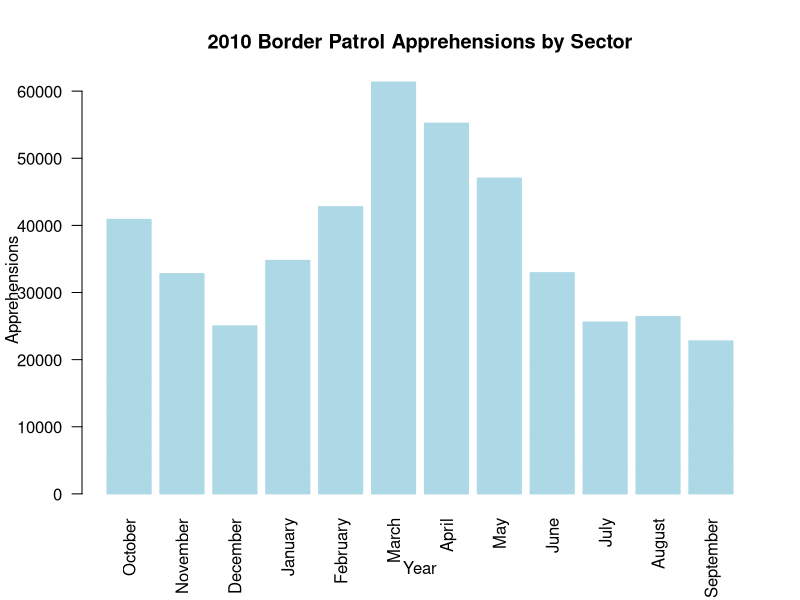
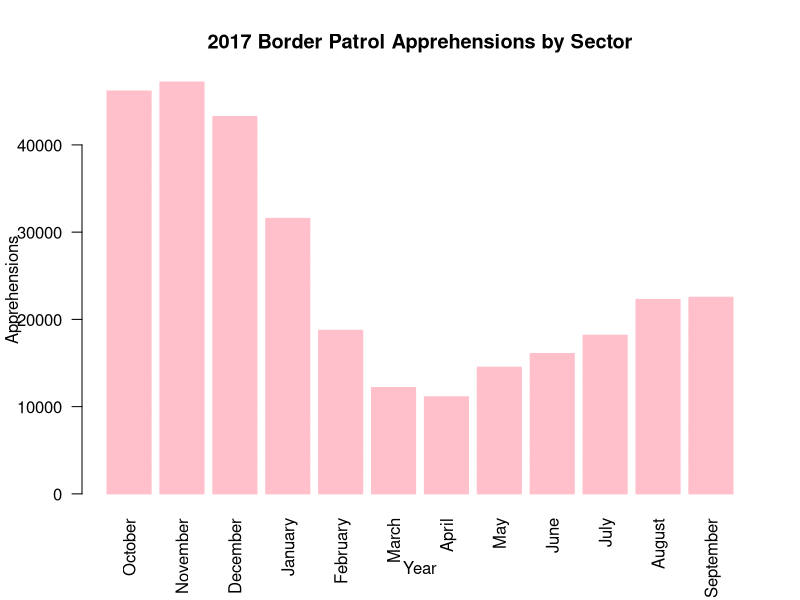
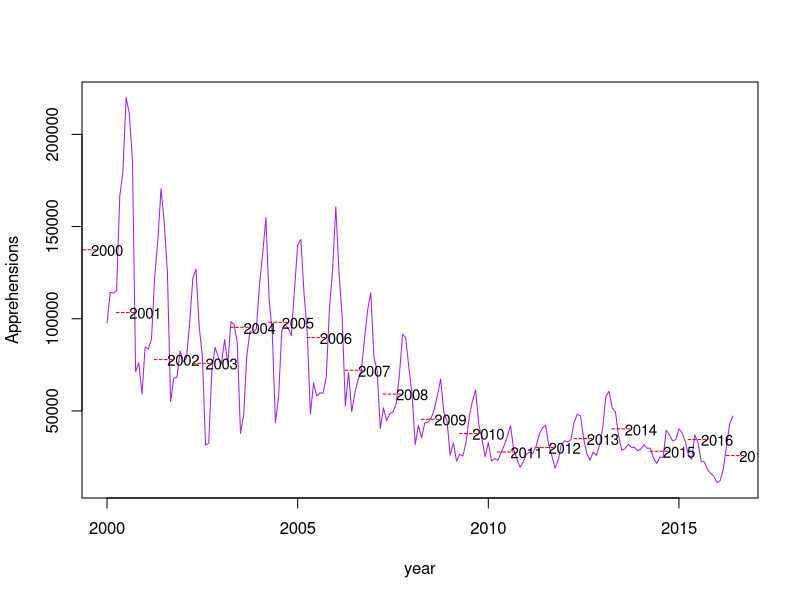

R code for these plots, in order:
## ---- chunk 1
knitr::opts_chunk$set(echo = FALSE)
## ---- chunk 2
A2010<- read.csv('PB Apprehensions 2010.csv', header=TRUE, stringsAsFactors = FALSE)
A2017<- read.csv('PB Apprehensions 2017.csv', header=TRUE, stringsAsFactors = FALSE)
Monthly<- read.csv('PB monthly summaries.csv',header=TRUE, stringsAsFactors = FALSE)

## ---- chunk 3

sector_sum_2010<-rowSums(A2010[,-1])

## ---- chunk 4

max(sector_sum_2010)

## ---- chunk 5
sector_sum_2017<-rowSums(A2017[,-1])
max(sector_sum_2017)
## ---- chunk 6
row.names(A2010) <- A2010[,1]
A2010<-A2010[,2:13]
A2010_tucson <- as.vector(A2010[8,],mode='numeric')
row.names(A2017) <- A2017[,1]
A2017 <- A2017[,2:13]
A2017_RGV <- as.vector(A2017[6,],mode='numeric')
intake.A2010_sector <- A2010_tucson
intake.A2017_sector <- A2017_RGV
t.test(intake.A2010_sector, intake.A2017_sector)
## ---- chunk 7
barplot(as.matrix(A2010), names.arg = colnames(A2010), 
        las=2,
        axisnames=TRUE,
        main="2010 Border Patrol Apprehensions by Sector",
        border="light blue",
        ylab="Apprehensions",
        xlab="Year",
        col="light blue")
## ---- chunk 8
barplot(as.matrix(A2017), names.arg = colnames(A2017), 
        las=2,
        axisnames=TRUE,
        main="2017 Border Patrol Apprehensions by Sector",
        ylab="Apprehensions",
        xlab="Year",
        border="pink",
        col="pink")

## ---- chunk 9
A2010_3 <- as.vector(A2010[,6], mode='numeric' )
A2010_4 <- as.vector(A2010[,7], mode='numeric' )
A2010_5 <- as.vector(A2010[,8], mode='numeric' )
A2010_345<-as.vector(cbind(A2010_3,A2010_4,A2010_5))
A2017_10 <- as.vector(A2017[,1], mode='numeric' )
A2017_11 <- as.vector(A2017[,2], mode='numeric' )
A2017_12 <- as.vector(A2017[,3], mode='numeric' )
A2017_101112 <- as.vector(cbind(A2017_10,A2017_11,A2017_12))
intake.A2010_month <- A2010_345
intake.A2017_month <- A2017_101112
t.test(intake.A2010_month, intake.A2017_month)

## ---- chunk 10
row.names(Monthly) <- Monthly[,1]
Monthly<-Monthly[,2:13]
ts8 <- as.vector(t(Monthly[,-1]))
ts9 <- ts(rev(ts8), start= c(2000,1), frequency=12)
ts10 <- ts.plot(ts9, gpars=list(xlab="year", ylab="Apprehensions", lty=c(1:3)),col='purple')
#let the Monthly data turns into a matrix
ts11 <-as.matrix(Monthly)
#the function to calculate the average of each year's apprehensions
ts12 <- rev(sapply(1:18, function(i) sum(ts11[i,])/12))
namebank <- as.character(c(2000:2017))
#label the years and lines on the averaged position
text(c(2000:2017), ts12, namebank,cex=0.9)
text(c(2000:2017), ts12, labels="----", cex=0.9,pos=2, col="red" )

